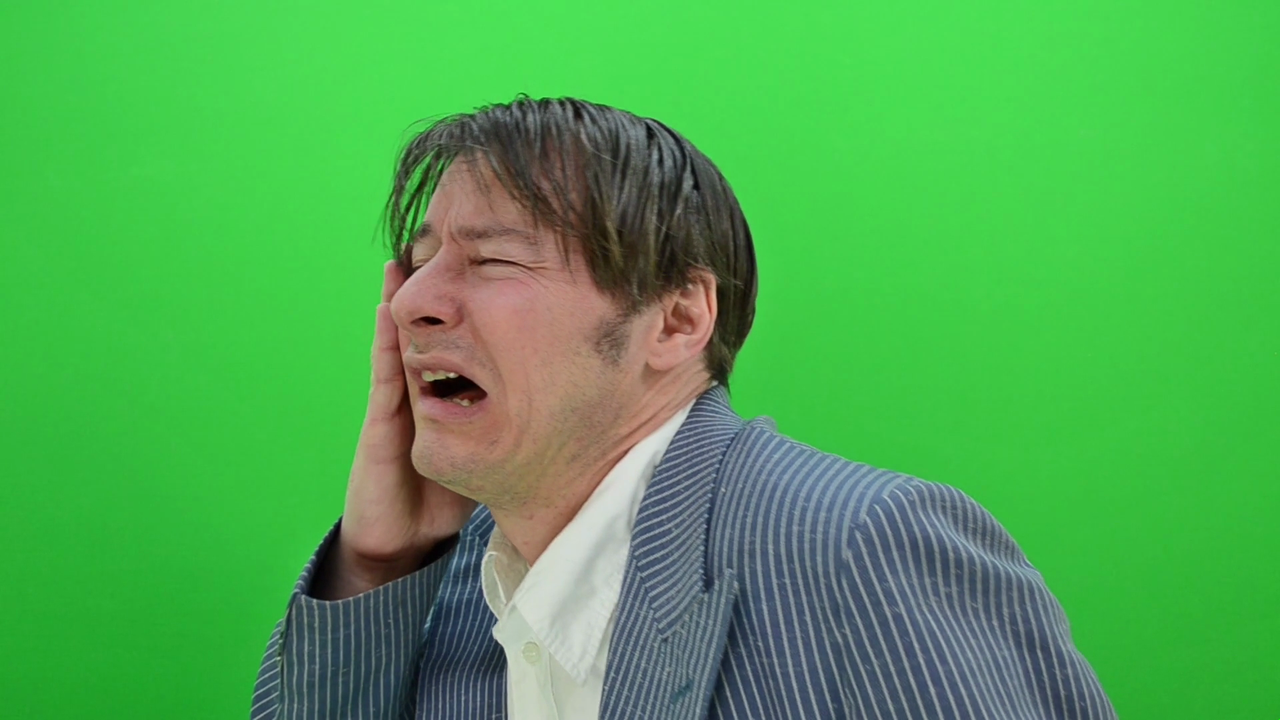
#> input picture images/p5/frames/f000.png, 1280 x 720 px; its folder holds 4 pictures in this run; the run also reads 1 picture not shown here
$ jupyter execute --allow-errors Problem_5.ipynb
#> lines starting #> are read from the running program, lines starting #| are printed output that depends on the picture
# DIP Assignment 1 — Problem 5: Green screen keying and compositing

**Name:** Kushal Mukherjee &nbsp;&nbsp; **Roll number:** 2025201072

Footage: `images/p5/video1.mp4`, 1920x1080 at 25 fps, 30.4 s. The 48 frames used here were
extracted to `images/p5/frames/` at 1280x720 with

    python code/assets/ingest_greenscreen.py images/p5/video1.mp4 --frames 48 --report

Background plate: `images/p5/background.png`, 3400x1661, which is 2.66x the frame width so it
can pan across the sequence.

[cell 1]
import time
import platform
import subprocess

import numpy as np
import matplotlib.pyplot as plt
from pathlib import Path
from PIL import Image

ROOT = Path.cwd()

print("CPU    :", subprocess.check_output(["sysctl", "-n", "machdep.cpu.brand_string"]).decode().strip())
#> (this line was passed over: subprocess is not available in this run)
print("RAM    :", round(int(subprocess.check_output(["sysctl", "-n", "hw.memsize"])) / 1e9), "GB")
#> (this line was passed over: subprocess is not available in this run)
print("OS     :", platform.platform())
print("Python :", platform.python_version())
print("NumPy  :", np.__version__)

**Say which clip you chose and why it meets the requirement (hair, motion blur or translucent
material, not AI-generated, not watermarked). Credit the source.**

I used `video1.mp4`, 1920x1080 at 25 fps, and extracted 48 frames at 1280x720, which is above
the 720p requirement. It is not AI-generated and carries no watermark.

The reason I chose this one is that it is **raw footage of a real green screen**, not a clip
that has already been keyed. That matters, and I only realised it after trying two others
first. In the clips I rejected, 76% of every frame was one single RGB value, the backing was
perfectly uniform, and the backing luma had a standard deviation of about 0.4. That is
impossible for real footage. Those clips had been keyed by the publisher and re-composited
onto a flat digital green, which removes exactly the thing 5.1 is about.

This clip measures completely differently:

| | rejected clip | this clip |
|---|---|---|
| most common single colour | 76.5% of frame | 0.8% |
| backing luma std | 0.34 | 14.12 |
| backing chroma spread | 0.63 | 1.61 |
| fractional alpha | 0.33% | 1.15% |

The backing luma runs from about 110 in the bottom-left corner to 150 in the top-right, so it
is genuinely unevenly lit, and the noise and lighting falloff are real.

It also meets the soft-edge requirement. The subject has loose hair with wispy strands at the
crown, and there is a hand moving through the frame, so there is motion as well. Measured,
1.15% of pixels come out with alpha strictly between 0 and 1, more than three times what the
rejected clip gave. Without that, 5.2 would collapse, because a hard threshold would match a
soft matte exactly.

[cell 2]
FRAME_DIR = ROOT / "images/p5/frames"
BG_PATH = ROOT / "images/p5/background.png"

frame_files = sorted(FRAME_DIR.glob("*.png"))
if not frame_files:
    raise FileNotFoundError(f"No frames in {FRAME_DIR} -- see the note at the top of this notebook.")

frames = [np.asarray(Image.open(f).convert("RGB")) for f in frame_files]
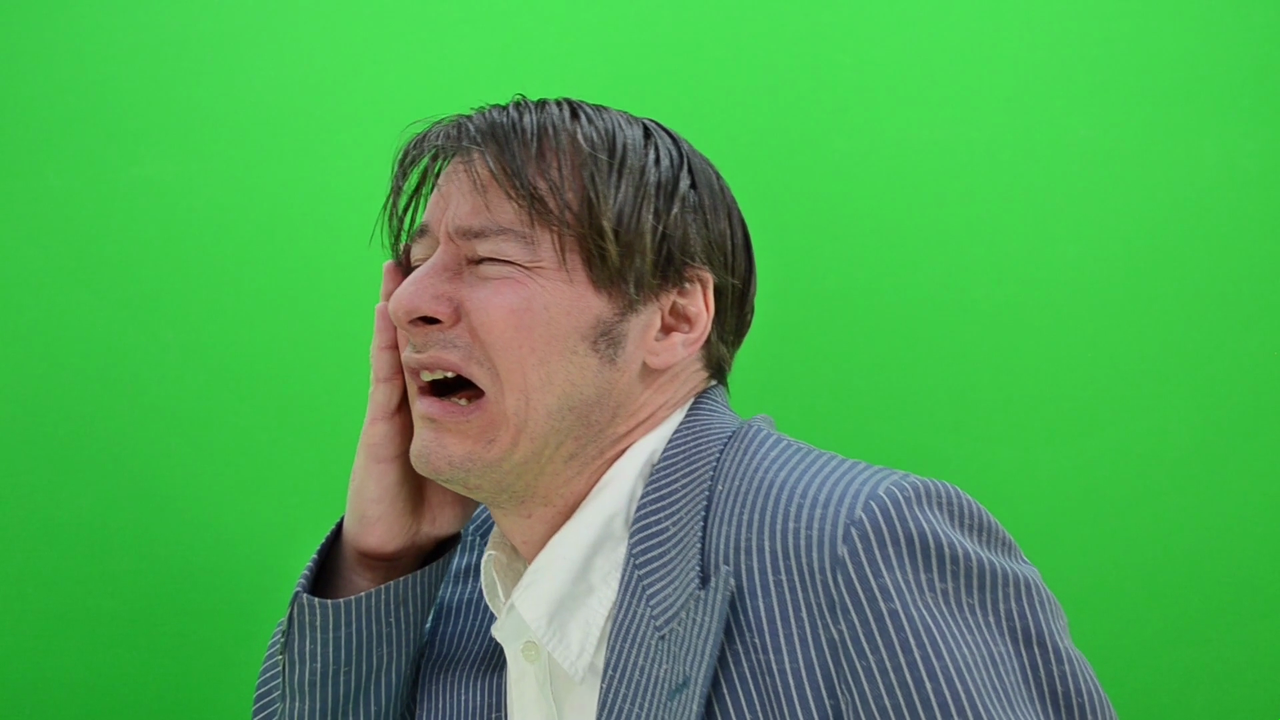
#> input picture images/p5/frames/f001.png, 1280 x 720 px
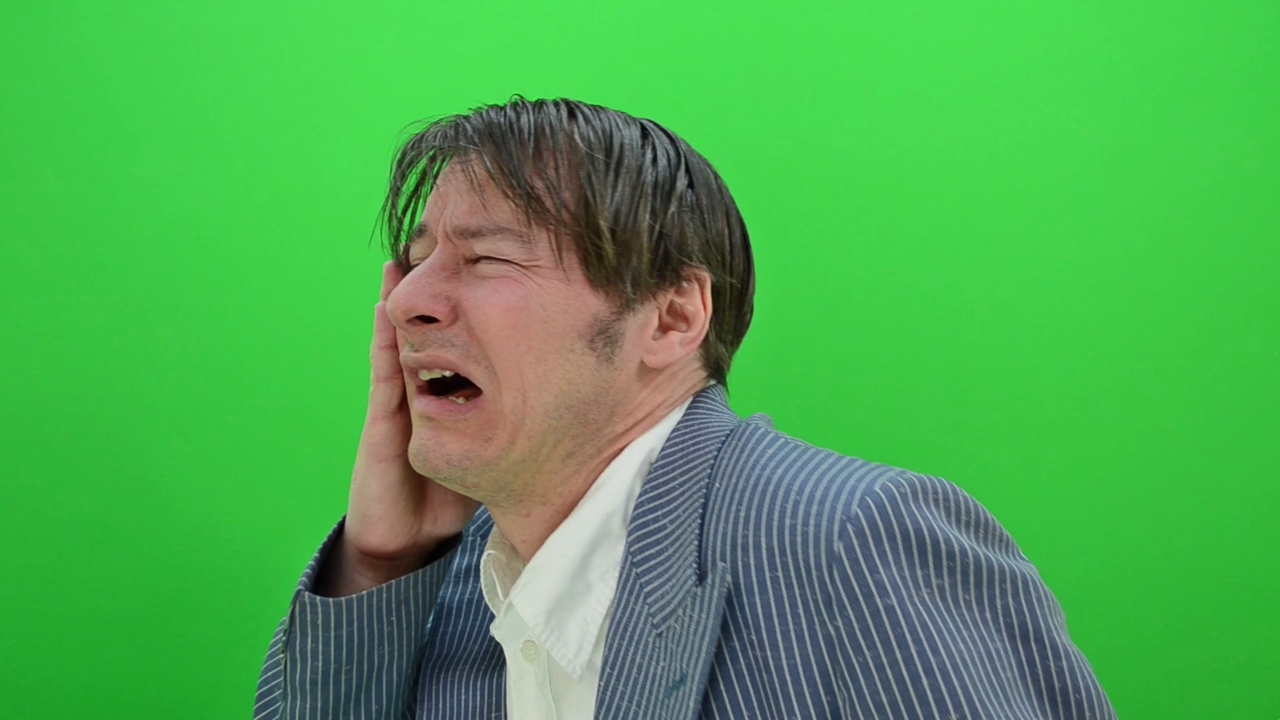
#> input picture images/p5/frames/f002.png, 1280 x 720 px
#> frames = 4 items
#> (the rest of this cell did not finish here and is left out)
